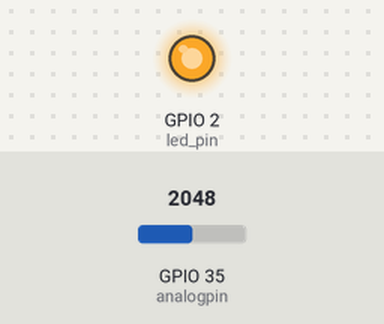
Simulated run of this sketch. Board: ESP32. On the bench: output pins drawn as LEDs (lit = HIGH). The test bench sets the inputs (shaded band); at power-on: GPIO 35 (analogpin) = 2048. Pins used as bus, display or sensor lines are not drawn; what the sketch prints to the serial monitor is not drawn.

Above: at 0.1 s.
Timing chart, 0 to 1.6 s (numbered marks = the images above):
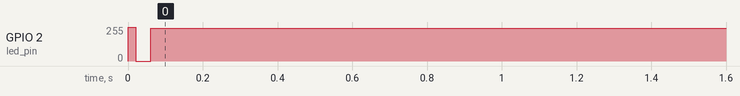

Measured:
- by itself, GPIO 2 (led_pin): 0/255 → 246/255 at 0.00 s

The sketch:

GP2Y_DUSTSENSOR_CODE.ino
```cpp
#define S0 5
#define S1 18
#define S2 19
#define S3 23
#define analogpin 35
#define led_pin 2
int sensor_8;
float voMeasured = 0;
float calcVoltage = 0;
float dustDensity = 0;
int samplingTime = 280;
int deltaTime = 40;
int sleepTime = 9680;
void setup() {
pinMode(analogpin, INPUT);
pinMode(S0,OUTPUT);
pinMode(S1,OUTPUT);
pinMode(S2,OUTPUT);
pinMode(S3,OUTPUT);
pinMode(sensor_8, INPUT);
pinMode(led_pin, OUTPUT);
Serial.begin(9600);

}

void loop() {
  digitalWrite(led_pin,LOW);
  delayMicroseconds(samplingTime);
  digitalWrite(S0,LOW); digitalWrite(S1,LOW); digitalWrite(S2,LOW); digitalWrite(S3,HIGH);
  sensor_8 = analogRead(analogpin);
  delayMicroseconds(deltaTime);
  digitalWrite(led_pin,HIGH); // turn the LED off
  delayMicroseconds(sleepTime);
  calcVoltage = voMeasured * (5.0 / 1024.0);
  dustDensity = 0.17 * calcVoltage - 0.1;
  Serial.println(dustDensity);
}
```
